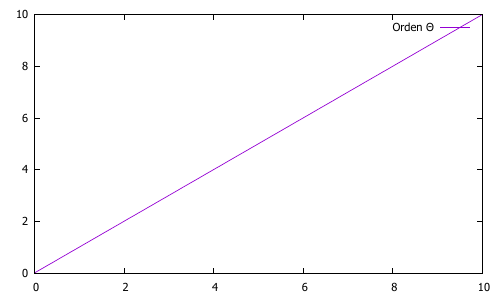

Recreate this plot in gnuplot.
set terminal pdf color
set output 'practica1-gnuplottex-fig3.pdf'
plot [0:10] x title 'Orden Θ'
